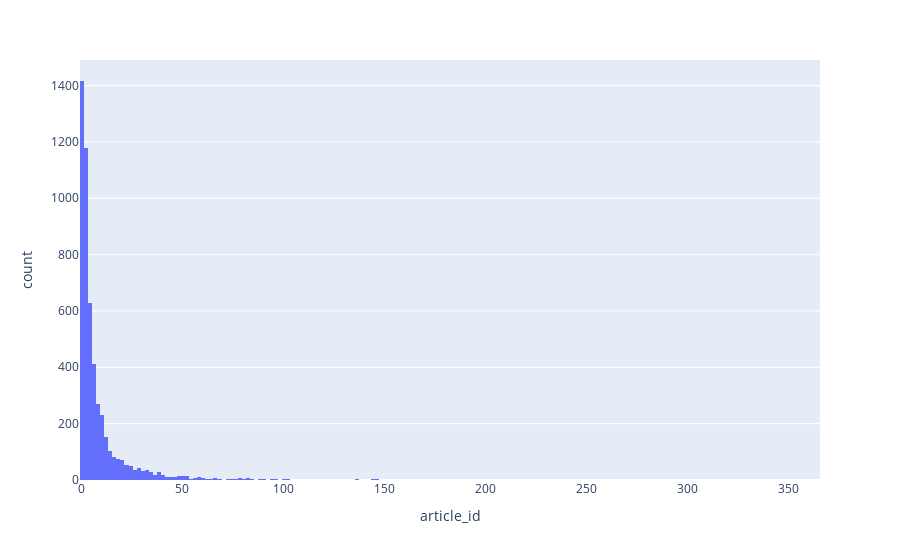

Notebook source saved alongside this figure:
### Code cell
fig = px.histogram((df.groupby('email').count()['article_id']), x='article_id')

fig.show()

### Figure 1 — Plotly figure (JSON) as saved in the notebook; plotly's stock layout.template omitted (floating-point values rounded to 4 significant figures; data arrays with more than 128 entries replaced by an {"elided": "..."} marker saying what was removed)
{"data": [{"alignmentgroup": "True", "bingroup": "x", "hovertemplate": "article_id=%{x}<br>count=%{y}<extra></extra>", "legendgroup": "", "marker": {"color": "#636efa"}, "name": "", "offsetgroup": "", "orientation": "v", "showlegend": false, "type": "histogram", "x": {"elided": "5148 int values"}, "xaxis": "x", "yaxis": "y"}], "layout": {"barmode": "relative", "legend": {"tracegroupgap": 0}, "margin": {"t": 60}, "xaxis": {"anchor": "y", "domain": [0, 1], "title": {"text": "article_id"}}, "yaxis": {"anchor": "x", "domain": [0, 1], "title": {"text": "count"}}}}
